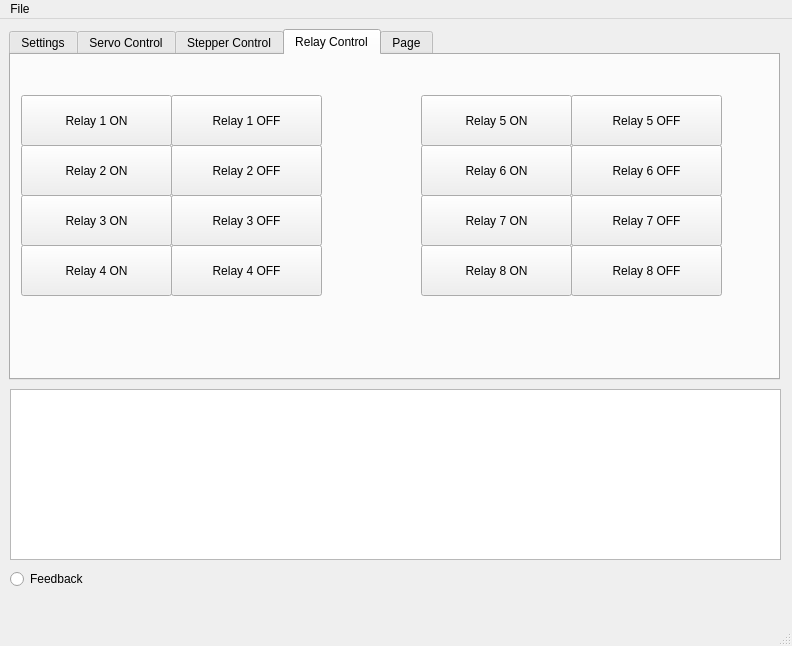
<?xml version="1.0" encoding="UTF-8"?>
<ui version="4.0">
 <class>MainWindow</class>
 <widget class="QMainWindow" name="MainWindow">
  <property name="geometry">
   <rect>
    <x>0</x>
    <y>0</y>
    <width>792</width>
    <height>646</height>
   </rect>
  </property>
  <property name="minimumSize">
   <size>
    <width>792</width>
    <height>646</height>
   </size>
  </property>
  <property name="maximumSize">
   <size>
    <width>792</width>
    <height>646</height>
   </size>
  </property>
  <property name="windowTitle">
   <string>Timing Controller</string>
  </property>
  <property name="documentMode">
   <bool>false</bool>
  </property>
  <widget class="QWidget" name="centralwidget">
   <widget class="QTabWidget" name="tabWidget">
    <property name="geometry">
     <rect>
      <x>9</x>
      <y>10</y>
      <width>771</width>
      <height>351</height>
     </rect>
    </property>
    <property name="currentIndex">
     <number>3</number>
    </property>
    <widget class="QWidget" name="tab">
     <attribute name="title">
      <string>Settings</string>
     </attribute>
     <widget class="QLabel" name="label">
      <property name="geometry">
       <rect>
        <x>10</x>
        <y>30</y>
        <width>101</width>
        <height>16</height>
       </rect>
      </property>
      <property name="text">
       <string>COM Port</string>
      </property>
     </widget>
     <widget class="QLabel" name="label_2">
      <property name="geometry">
       <rect>
        <x>10</x>
        <y>80</y>
        <width>101</width>
        <height>16</height>
       </rect>
      </property>
      <property name="text">
       <string>Baud Rate</string>
      </property>
     </widget>
     <widget class="QPushButton" name="pushButton_3">
      <property name="geometry">
       <rect>
        <x>10</x>
        <y>110</y>
        <width>171</width>
        <height>51</height>
       </rect>
      </property>
      <property name="text">
       <string>Connect</string>
      </property>
     </widget>
     <widget class="QComboBox" name="comboBox">
      <property name="geometry">
       <rect>
        <x>500</x>
        <y>20</y>
        <width>211</width>
        <height>41</height>
       </rect>
      </property>
     </widget>
     <widget class="QSpinBox" name="spinBox">
      <property name="geometry">
       <rect>
        <x>510</x>
        <y>70</y>
        <width>201</width>
        <height>24</height>
       </rect>
      </property>
      <property name="minimum">
       <number>9600</number>
      </property>
      <property name="maximum">
       <number>115200</number>
      </property>
     </widget>
    </widget>
    <widget class="QWidget" name="tab_2">
     <attribute name="title">
      <string>Servo Control</string>
     </attribute>
     <widget class="QPushButton" name="pushButton">
      <property name="geometry">
       <rect>
        <x>10</x>
        <y>10</y>
        <width>161</width>
        <height>131</height>
       </rect>
      </property>
      <property name="text">
       <string>Toggle Direction</string>
      </property>
     </widget>
     <widget class="QPushButton" name="pushButton_2">
      <property name="geometry">
       <rect>
        <x>10</x>
        <y>150</y>
        <width>161</width>
        <height>141</height>
       </rect>
      </property>
      <property name="text">
       <string>Start/Stop</string>
      </property>
     </widget>
     <widget class="QDial" name="dial">
      <property name="geometry">
       <rect>
        <x>260</x>
        <y>50</y>
        <width>291</width>
        <height>201</height>
       </rect>
      </property>
      <property name="minimum">
       <number>1</number>
      </property>
      <property name="maximum">
       <number>5000</number>
      </property>
      <property name="notchesVisible">
       <bool>true</bool>
      </property>
     </widget>
     <widget class="QLabel" name="label_3">
      <property name="geometry">
       <rect>
        <x>360</x>
        <y>250</y>
        <width>51</width>
        <height>21</height>
       </rect>
      </property>
      <property name="text">
       <string>Speed</string>
      </property>
     </widget>
     <widget class="QLabel" name="label_4">
      <property name="geometry">
       <rect>
        <x>410</x>
        <y>250</y>
        <width>51</width>
        <height>21</height>
       </rect>
      </property>
      <property name="text">
       <string>10uS</string>
      </property>
     </widget>
     <widget class="QPushButton" name="pushButton_4">
      <property name="geometry">
       <rect>
        <x>610</x>
        <y>150</y>
        <width>151</width>
        <height>41</height>
       </rect>
      </property>
      <property name="text">
       <string>Status</string>
      </property>
     </widget>
    </widget>
    <widget class="QWidget" name="tab_3">
     <attribute name="title">
      <string>Stepper Control</string>
     </attribute>
    </widget>
    <widget class="QWidget" name="tab_5">
     <attribute name="title">
      <string>Relay Control</string>
     </attribute>
     <widget class="QPushButton" name="pushButton_7">
      <property name="geometry">
       <rect>
        <x>10</x>
        <y>40</y>
        <width>151</width>
        <height>51</height>
       </rect>
      </property>
      <property name="text">
       <string>Relay 1 ON</string>
      </property>
     </widget>
     <widget class="QPushButton" name="pushButton_8">
      <property name="geometry">
       <rect>
        <x>10</x>
        <y>90</y>
        <width>151</width>
        <height>51</height>
       </rect>
      </property>
      <property name="text">
       <string>Relay 2 ON</string>
      </property>
     </widget>
     <widget class="QPushButton" name="pushButton_10">
      <property name="geometry">
       <rect>
        <x>10</x>
        <y>140</y>
        <width>151</width>
        <height>51</height>
       </rect>
      </property>
      <property name="text">
       <string>Relay 3 ON</string>
      </property>
     </widget>
     <widget class="QPushButton" name="pushButton_11">
      <property name="geometry">
       <rect>
        <x>10</x>
        <y>190</y>
        <width>151</width>
        <height>51</height>
       </rect>
      </property>
      <property name="text">
       <string>Relay 4 ON</string>
      </property>
     </widget>
     <widget class="QPushButton" name="pushButton_12">
      <property name="geometry">
       <rect>
        <x>160</x>
        <y>40</y>
        <width>151</width>
        <height>51</height>
       </rect>
      </property>
      <property name="text">
       <string>Relay 1 OFF</string>
      </property>
     </widget>
     <widget class="QPushButton" name="pushButton_13">
      <property name="geometry">
       <rect>
        <x>160</x>
        <y>140</y>
        <width>151</width>
        <height>51</height>
       </rect>
      </property>
      <property name="text">
       <string>Relay 3 OFF</string>
      </property>
     </widget>
     <widget class="QPushButton" name="pushButton_14">
      <property name="geometry">
       <rect>
        <x>160</x>
        <y>90</y>
        <width>151</width>
        <height>51</height>
       </rect>
      </property>
      <property name="text">
       <string>Relay 2 OFF</string>
      </property>
     </widget>
     <widget class="QPushButton" name="pushButton_15">
      <property name="geometry">
       <rect>
        <x>160</x>
        <y>190</y>
        <width>151</width>
        <height>51</height>
       </rect>
      </property>
      <property name="text">
       <string>Relay 4 OFF</string>
      </property>
     </widget>
     <widget class="QPushButton" name="pushButton_9">
      <property name="geometry">
       <rect>
        <x>410</x>
        <y>40</y>
        <width>151</width>
        <height>51</height>
       </rect>
      </property>
      <property name="text">
       <string>Relay 5 ON</string>
      </property>
     </widget>
     <widget class="QPushButton" name="pushButton_16">
      <property name="geometry">
       <rect>
        <x>560</x>
        <y>190</y>
        <width>151</width>
        <height>51</height>
       </rect>
      </property>
      <property name="text">
       <string>Relay 8 OFF</string>
      </property>
     </widget>
     <widget class="QPushButton" name="pushButton_17">
      <property name="geometry">
       <rect>
        <x>410</x>
        <y>140</y>
        <width>151</width>
        <height>51</height>
       </rect>
      </property>
      <property name="text">
       <string>Relay 7 ON</string>
      </property>
     </widget>
     <widget class="QPushButton" name="pushButton_18">
      <property name="geometry">
       <rect>
        <x>410</x>
        <y>90</y>
        <width>151</width>
        <height>51</height>
       </rect>
      </property>
      <property name="text">
       <string>Relay 6 ON</string>
      </property>
     </widget>
     <widget class="QPushButton" name="pushButton_19">
      <property name="geometry">
       <rect>
        <x>560</x>
        <y>40</y>
        <width>151</width>
        <height>51</height>
       </rect>
      </property>
      <property name="text">
       <string>Relay 5 OFF</string>
      </property>
     </widget>
     <widget class="QPushButton" name="pushButton_20">
      <property name="geometry">
       <rect>
        <x>410</x>
        <y>190</y>
        <width>151</width>
        <height>51</height>
       </rect>
      </property>
      <property name="text">
       <string>Relay 8 ON</string>
      </property>
     </widget>
     <widget class="QPushButton" name="pushButton_21">
      <property name="geometry">
       <rect>
        <x>560</x>
        <y>140</y>
        <width>151</width>
        <height>51</height>
       </rect>
      </property>
      <property name="text">
       <string>Relay 7 OFF</string>
      </property>
     </widget>
     <widget class="QPushButton" name="pushButton_22">
      <property name="geometry">
       <rect>
        <x>560</x>
        <y>90</y>
        <width>151</width>
        <height>51</height>
       </rect>
      </property>
      <property name="text">
       <string>Relay 6 OFF</string>
      </property>
     </widget>
    </widget>
    <widget class="QWidget" name="tab_4">
     <attribute name="title">
      <string>Page</string>
     </attribute>
     <widget class="QScrollArea" name="scrollArea">
      <property name="geometry">
       <rect>
        <x>10</x>
        <y>10</y>
        <width>751</width>
        <height>301</height>
       </rect>
      </property>
      <property name="widgetResizable">
       <bool>true</bool>
      </property>
      <widget class="QWidget" name="scrollAreaWidgetContents">
       <property name="geometry">
        <rect>
         <x>0</x>
         <y>0</y>
         <width>749</width>
         <height>299</height>
        </rect>
       </property>
       <widget class="QGroupBox" name="groupBox">
        <property name="geometry">
         <rect>
          <x>10</x>
          <y>10</y>
          <width>341</width>
          <height>281</height>
         </rect>
        </property>
        <property name="title">
         <string>Category 1</string>
        </property>
        <widget class="QPushButton" name="pushButton_5">
         <property name="geometry">
          <rect>
           <x>0</x>
           <y>30</y>
           <width>151</width>
           <height>41</height>
          </rect>
         </property>
         <property name="text">
          <string>Sensor 1 | Magnetic</string>
         </property>
        </widget>
        <widget class="QPushButton" name="pushButton_6">
         <property name="geometry">
          <rect>
           <x>180</x>
           <y>30</y>
           <width>151</width>
           <height>41</height>
          </rect>
         </property>
         <property name="text">
          <string>Sensor 2 | Magnetic</string>
         </property>
        </widget>
        <widget class="QPushButton" name="pushButton_23">
         <property name="geometry">
          <rect>
           <x>0</x>
           <y>70</y>
           <width>151</width>
           <height>41</height>
          </rect>
         </property>
         <property name="text">
          <string>Sensor 3 | Magnetic</string>
         </property>
        </widget>
        <widget class="QPushButton" name="pushButton_24">
         <property name="geometry">
          <rect>
           <x>180</x>
           <y>70</y>
           <width>151</width>
           <height>41</height>
          </rect>
         </property>
         <property name="text">
          <string>Sensor 4 | Magnetic</string>
         </property>
        </widget>
        <widget class="QPushButton" name="pushButton_25">
         <property name="geometry">
          <rect>
           <x>0</x>
           <y>110</y>
           <width>151</width>
           <height>41</height>
          </rect>
         </property>
         <property name="text">
          <string>Sensor 5 | Magnetic</string>
         </property>
        </widget>
        <widget class="QPushButton" name="pushButton_26">
         <property name="geometry">
          <rect>
           <x>180</x>
           <y>110</y>
           <width>151</width>
           <height>41</height>
          </rect>
         </property>
         <property name="text">
          <string>Sensor 6 | Magnetic</string>
         </property>
        </widget>
        <widget class="QPushButton" name="pushButton_27">
         <property name="geometry">
          <rect>
           <x>0</x>
           <y>150</y>
           <width>151</width>
           <height>41</height>
          </rect>
         </property>
         <property name="text">
          <string>Sensor 7 | Magnetic</string>
         </property>
        </widget>
        <widget class="QPushButton" name="pushButton_28">
         <property name="geometry">
          <rect>
           <x>180</x>
           <y>150</y>
           <width>151</width>
           <height>41</height>
          </rect>
         </property>
         <property name="text">
          <string>Sensor 8 | Magnetic</string>
         </property>
        </widget>
       </widget>
       <widget class="QGroupBox" name="groupBox_2">
        <property name="geometry">
         <rect>
          <x>370</x>
          <y>10</y>
          <width>361</width>
          <height>121</height>
         </rect>
        </property>
        <property name="title">
         <string>Category 2</string>
        </property>
        <widget class="QPushButton" name="pushButton_29">
         <property name="geometry">
          <rect>
           <x>10</x>
           <y>30</y>
           <width>171</width>
           <height>41</height>
          </rect>
         </property>
         <property name="text">
          <string>Sensor 1 | Ultrasound</string>
         </property>
        </widget>
        <widget class="QPushButton" name="pushButton_30">
         <property name="geometry">
          <rect>
           <x>180</x>
           <y>30</y>
           <width>171</width>
           <height>41</height>
          </rect>
         </property>
         <property name="text">
          <string>Sensor 2 | Ultrasound</string>
         </property>
        </widget>
        <widget class="QPushButton" name="pushButton_31">
         <property name="geometry">
          <rect>
           <x>10</x>
           <y>70</y>
           <width>171</width>
           <height>41</height>
          </rect>
         </property>
         <property name="text">
          <string>Sensor 3 | Ultrasound</string>
         </property>
        </widget>
        <widget class="QPushButton" name="pushButton_32">
         <property name="geometry">
          <rect>
           <x>180</x>
           <y>70</y>
           <width>171</width>
           <height>41</height>
          </rect>
         </property>
         <property name="text">
          <string>Sensor 4 | Ultrasound</string>
         </property>
        </widget>
       </widget>
       <widget class="QGroupBox" name="groupBox_3">
        <property name="geometry">
         <rect>
          <x>370</x>
          <y>140</y>
          <width>361</width>
          <height>151</height>
         </rect>
        </property>
        <property name="title">
         <string>Category 3</string>
        </property>
        <widget class="QPushButton" name="pushButton_36">
         <property name="geometry">
          <rect>
           <x>180</x>
           <y>30</y>
           <width>171</width>
           <height>41</height>
          </rect>
         </property>
         <property name="text">
          <string>Sensor 2 | Ultrasound</string>
         </property>
        </widget>
        <widget class="QPushButton" name="pushButton_35">
         <property name="geometry">
          <rect>
           <x>10</x>
           <y>70</y>
           <width>171</width>
           <height>41</height>
          </rect>
         </property>
         <property name="text">
          <string>Sensor 3 | Ultrasound</string>
         </property>
        </widget>
        <widget class="QPushButton" name="pushButton_33">
         <property name="geometry">
          <rect>
           <x>10</x>
           <y>30</y>
           <width>171</width>
           <height>41</height>
          </rect>
         </property>
         <property name="text">
          <string>Sensor 1 | Ultrasound</string>
         </property>
        </widget>
        <widget class="QPushButton" name="pushButton_34">
         <property name="geometry">
          <rect>
           <x>180</x>
           <y>70</y>
           <width>171</width>
           <height>41</height>
          </rect>
         </property>
         <property name="text">
          <string>Sensor 4 | Ultrasound</string>
         </property>
        </widget>
        <widget class="QPushButton" name="pushButton_37">
         <property name="geometry">
          <rect>
           <x>10</x>
           <y>110</y>
           <width>171</width>
           <height>41</height>
          </rect>
         </property>
         <property name="text">
          <string>Sensor 5 | Ultrasound</string>
         </property>
        </widget>
        <widget class="QPushButton" name="pushButton_38">
         <property name="geometry">
          <rect>
           <x>180</x>
           <y>110</y>
           <width>171</width>
           <height>41</height>
          </rect>
         </property>
         <property name="text">
          <string>Sensor 6 | Ultrasound</string>
         </property>
        </widget>
       </widget>
      </widget>
     </widget>
    </widget>
   </widget>
   <widget class="QListWidget" name="listWidget">
    <property name="geometry">
     <rect>
      <x>10</x>
      <y>370</y>
      <width>771</width>
      <height>171</height>
     </rect>
    </property>
    <property name="frameShadow">
     <enum>QFrame::Raised</enum>
    </property>
    <property name="dragEnabled">
     <bool>true</bool>
    </property>
    <property name="alternatingRowColors">
     <bool>true</bool>
    </property>
    <property name="resizeMode">
     <enum>QListView::Adjust</enum>
    </property>
    <property name="uniformItemSizes">
     <bool>true</bool>
    </property>
   </widget>
   <widget class="QRadioButton" name="radioButton">
    <property name="geometry">
     <rect>
      <x>10</x>
      <y>550</y>
      <width>100</width>
      <height>20</height>
     </rect>
    </property>
    <property name="text">
     <string>Feedback</string>
    </property>
   </widget>
  </widget>
  <widget class="QMenuBar" name="menubar">
   <property name="geometry">
    <rect>
     <x>0</x>
     <y>0</y>
     <width>792</width>
     <height>22</height>
    </rect>
   </property>
   <widget class="QMenu" name="menuFIle">
    <property name="title">
     <string>File</string>
    </property>
   </widget>
   <addaction name="menuFIle"/>
  </widget>
  <widget class="QStatusBar" name="statusbar"/>
 </widget>
 <resources/>
 <connections/>
</ui>
